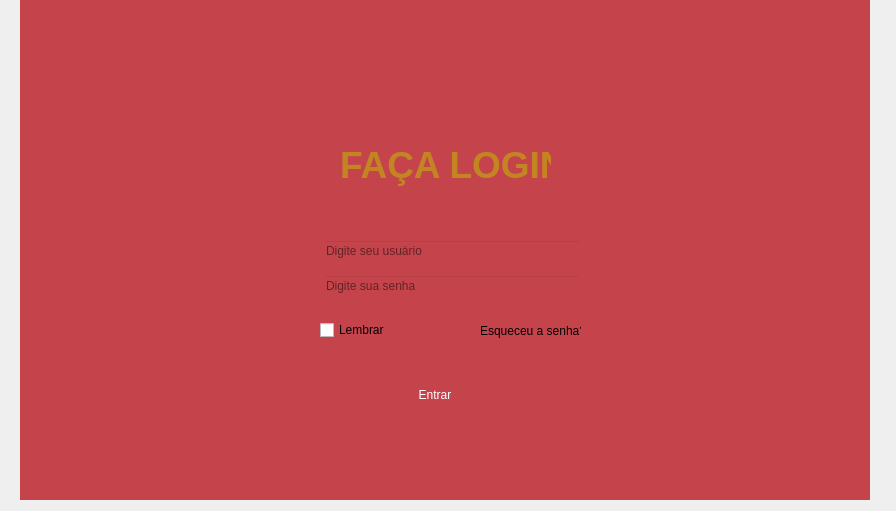
<?xml version="1.0" encoding="UTF-8"?>
<ui version="4.0">
 <class>Login</class>
 <widget class="QDialog" name="Login">
  <property name="geometry">
   <rect>
    <x>0</x>
    <y>0</y>
    <width>896</width>
    <height>511</height>
   </rect>
  </property>
  <property name="windowTitle">
   <string>Dialog</string>
  </property>
  <widget class="QLabel" name="img_fundo_login">
   <property name="geometry">
    <rect>
     <x>20</x>
     <y>0</y>
     <width>850</width>
     <height>500</height>
    </rect>
   </property>
   <property name="cursor">
    <cursorShape>PointingHandCursor</cursorShape>
   </property>
   <property name="autoFillBackground">
    <bool>false</bool>
   </property>
   <property name="styleSheet">
    <string notr="true">background-color: rgb(197, 68, 76);</string>
   </property>
   <property name="text">
    <string/>
   </property>
   <property name="pixmap">
    <pixmap resource="fundo_login.qrc">:/fundo_login/imagens/img_telaLogin.png</pixmap>
   </property>
   <property name="scaledContents">
    <bool>true</bool>
   </property>
   <property name="textInteractionFlags">
    <set>Qt::TextInteractionFlag::LinksAccessibleByMouse</set>
   </property>
  </widget>
  <widget class="QLabel" name="btn_esqueceu_senha">
   <property name="geometry">
    <rect>
     <x>480</x>
     <y>320</y>
     <width>101</width>
     <height>21</height>
    </rect>
   </property>
   <property name="cursor">
    <cursorShape>PointingHandCursor</cursorShape>
   </property>
   <property name="styleSheet">
    <string notr="true">font: 600 9pt &quot;Segoe UI&quot;;</string>
   </property>
   <property name="text">
    <string>Esqueceu a senha?</string>
   </property>
  </widget>
  <widget class="QLabel" name="txt_faca_login">
   <property name="geometry">
    <rect>
     <x>340</x>
     <y>140</y>
     <width>211</width>
     <height>51</height>
    </rect>
   </property>
   <property name="text">
    <string>&lt;html&gt;&lt;head/&gt;&lt;body&gt;&lt;p align=&quot;center&quot;&gt;&lt;span style=&quot; font-size:28pt; font-weight:700; color:#c38521;&quot;&gt;FAÇA LOGIN&lt;/span&gt;&lt;span style=&quot; font-size:28pt;&quot;/&gt;&lt;/p&gt;&lt;/body&gt;&lt;/html&gt;</string>
   </property>
  </widget>
  <widget class="QPushButton" name="btn_entrar">
   <property name="geometry">
    <rect>
     <x>390</x>
     <y>380</y>
     <width>90</width>
     <height>30</height>
    </rect>
   </property>
   <property name="cursor">
    <cursorShape>PointingHandCursor</cursorShape>
   </property>
   <property name="styleSheet">
    <string notr="true">QPushButton {
	font: 600 9pt &quot;Segoe UI&quot;;
    color: rgb(255, 255, 255);
    background-color: rgb(197, 68, 76);
    border-radius: 10px;
}

QPushButton:hover {
    background-color: rgb(255, 255, 255);
    color: rgb(197, 68, 76);
}


</string>
   </property>
   <property name="text">
    <string>Entrar</string>
   </property>
  </widget>
  <widget class="QCheckBox" name="btn_lembrar">
   <property name="geometry">
    <rect>
     <x>320</x>
     <y>320</y>
     <width>78</width>
     <height>20</height>
    </rect>
   </property>
   <property name="cursor">
    <cursorShape>PointingHandCursor</cursorShape>
   </property>
   <property name="styleSheet">
    <string notr="true">font: 600 9pt &quot;Segoe UI&quot;;</string>
   </property>
   <property name="text">
    <string>Lembrar</string>
   </property>
  </widget>
  <widget class="QWidget" name="layoutWidget">
   <property name="geometry">
    <rect>
     <x>310</x>
     <y>230</y>
     <width>271</width>
     <height>42</height>
    </rect>
   </property>
   <layout class="QHBoxLayout" name="box_user">
    <item>
     <widget class="QLabel" name="icon_user">
      <property name="text">
       <string/>
      </property>
      <property name="pixmap">
       <pixmap resource="fundo_login.qrc">:/fundo_login/icons/user.png</pixmap>
      </property>
      <property name="scaledContents">
       <bool>true</bool>
      </property>
     </widget>
    </item>
    <item>
     <widget class="QLineEdit" name="input_user">
      <property name="styleSheet">
       <string notr="true">background-color: rgba(0, 0, 0, 0);</string>
      </property>
      <property name="placeholderText">
       <string>Digite seu usuário</string>
      </property>
     </widget>
    </item>
   </layout>
  </widget>
  <widget class="QWidget" name="layoutWidget">
   <property name="geometry">
    <rect>
     <x>310</x>
     <y>270</y>
     <width>271</width>
     <height>32</height>
    </rect>
   </property>
   <layout class="QHBoxLayout" name="box_senha">
    <item>
     <widget class="QLabel" name="icon_cadeado">
      <property name="text">
       <string/>
      </property>
      <property name="pixmap">
       <pixmap resource="fundo_login.qrc">:/fundo_login/icons/cadeado_p.png</pixmap>
      </property>
      <property name="scaledContents">
       <bool>true</bool>
      </property>
     </widget>
    </item>
    <item>
     <widget class="QLineEdit" name="input_senha">
      <property name="styleSheet">
       <string notr="true">background-color: rgba(0, 0, 0, 0);</string>
      </property>
      <property name="echoMode">
       <enum>QLineEdit::EchoMode::Password</enum>
      </property>
      <property name="placeholderText">
       <string>Digite sua senha</string>
      </property>
     </widget>
    </item>
   </layout>
  </widget>
 </widget>
 <resources>
  <include location="fundo_login.qrc"/>
 </resources>
 <connections/>
</ui>
